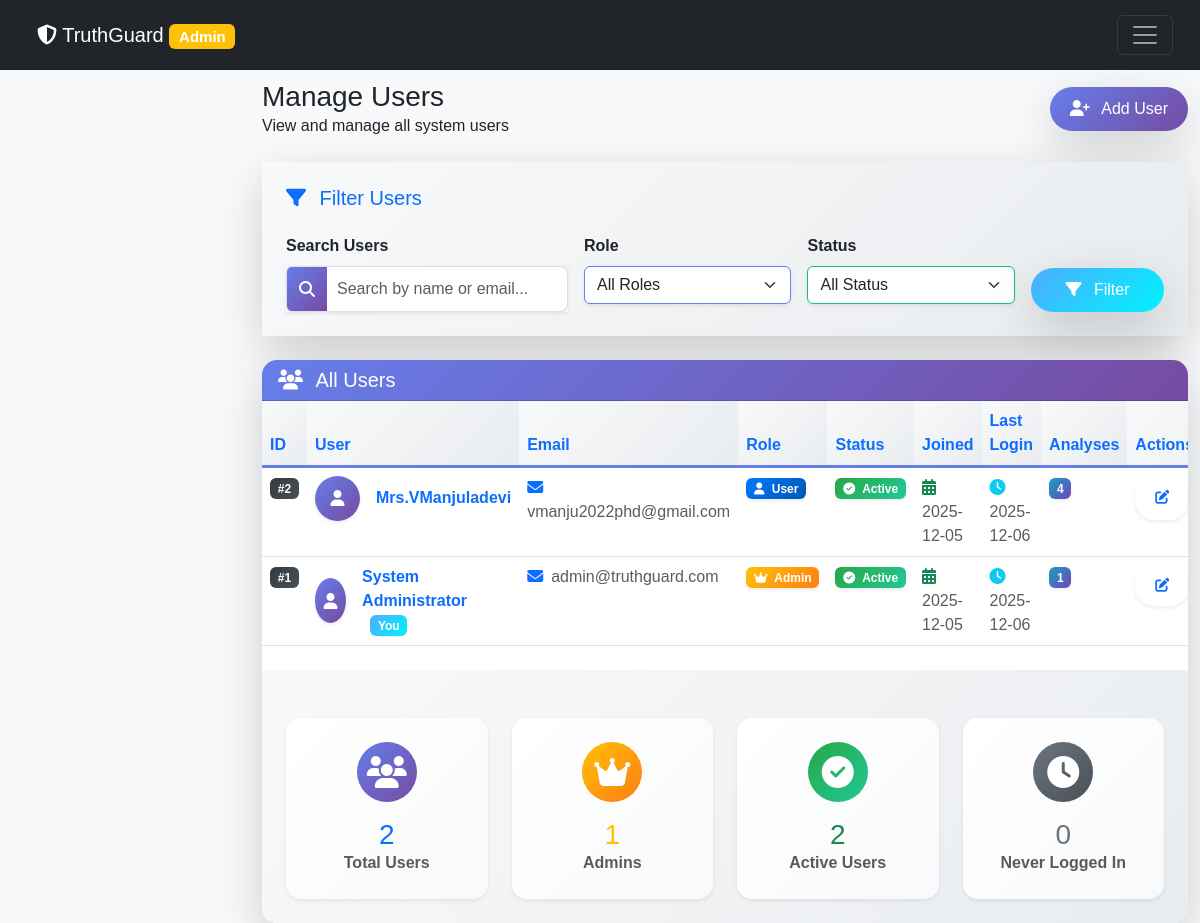
Before: /admin/users (signed in) with the older database file.
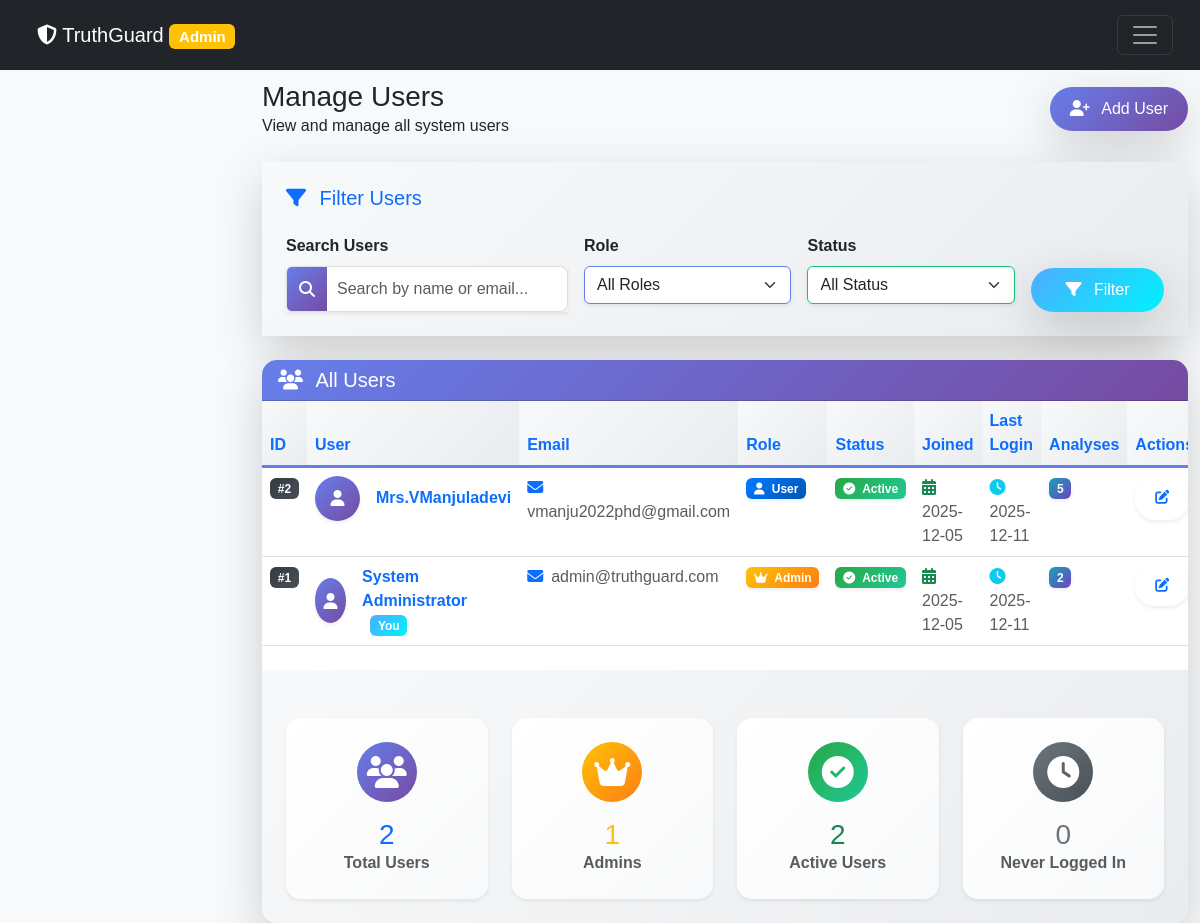
After: the same page with the newer database file.
### app.py (models this page shows)
class User(UserMixin, db.Model):
    __tablename__ = 'user'
    id = db.Column(db.Integer, primary_key=True)
    email = db.Column(db.String(120), unique=True, nullable=False)
    password = db.Column(db.String(200), nullable=False)
    name = db.Column(db.String(100), nullable=False)
    avatar = db.Column(db.String(200), default='default.png')
    role = db.Column(db.String(20), default='user')
    is_active = db.Column(db.Boolean, default=True)
    created_at = db.Column(db.DateTime, default=lambda: datetime.now(timezone.utc))
    last_login = db.Column(db.DateTime)
    analyses = db.relationship('Analysis', backref='author', lazy=True, cascade='all, delete-orphan')
    chat_history = db.relationship('ChatHistory', backref='author', lazy=True, cascade='all, delete-orphan')

### app.py (the view)
@app.route('/admin/users')
@login_required
@admin_required
def admin_users():
    users = User.query.order_by(User.created_at.desc()).all()
    return render_template('admin/users.html', users=users)

### app.py (called while the page is built)
@login_manager.user_loader
def load_user(user_id):
    try:
        return db.session.get(User, int(user_id))
    except Exception:
        return None

def admin_required(f):
    @wraps(f)
    def decorated_function(*args, **kwargs):
        if not current_user.is_authenticated or current_user.role != 'admin':
            flash('Access denied. Admin privileges required.', 'danger')
            return redirect(url_for('dashboard'))
        return f(*args, **kwargs)
    return decorated_function

### templates/admin/users.html (shortened to what the changed rows need)
{% extends "admin/base.html" %}
{% block page_title %}Manage Users{% endblock %}
{% block admin_content %}
<div class="card border-0 shadow-lg" style="border-radius: 15px; overflow: hidden;">
    <div class="card-body p-0">
        {% if users %}
        <div class="table-responsive">
            <table class="table table-hover mb-0">
                <thead style="background: linear-gradient(135deg, #f8f9fa 0%, #e9ecef 100%);">
                    <tr>
                        <th class="text-primary">ID</th>
                        <th class="text-primary">User</th>
                        <th class="text-primary">Email</th>
                        <th class="text-primary">Role</th>
                        <th class="text-primary">Status</th>
                        <th class="text-primary">Joined</th>
                        <th class="text-primary">Last Login</th>
                        <th class="text-primary">Analyses</th>
                        <th class="text-primary">Actions</th>
                    </tr>
                </thead>
                <tbody>
                    {% for user in users %}
                    <tr class="user-row" style="transition: all 0.3s ease;">
                        <td>
                            <span class="badge bg-dark" style="background: linear-gradient(135deg, #343a40 0%, #495057 100%);">
                                #{{ user.id }}
                            </span>
                        </td>
                        <td>
                            <div class="d-flex align-items-center">
                                <div class="avatar-sm rounded-circle d-flex align-items-center justify-content-center me-3 shadow-sm"
                                     style="background: linear-gradient(135deg, #667eea 0%, #764ba2 100%); width: 45px; height: 45px;">
                                    <i class="fas fa-user text-white"></i>
                                </div>
                                <div>
                                    <strong class="text-primary">{{ user.name }}</strong>
                                    {% if user.id == current_user.id %}
                                    <span class="badge bg-info ms-2" style="background: linear-gradient(135deg, #4facfe 0%, #00f2fe 100%);">
                                        You
                                    </span>
                                    {% endif %}
                                </div>
                            </div>
                        </td>
                        <td>
                            <span class="text-muted"><i class="fas fa-envelope me-2 text-primary"></i>{{ user.email }}</span>
                        </td>
                        <td>
                            <span class="badge shadow-sm"
                                  style="background: linear-gradient(135deg, {% if user.role == 'admin' %}#ffc107{% else %}#007bff{% endif %} 0%, {% if user.role == 'admin' %}#fd7e14{% else %}#0056b3{% endif %} 100%); color: white; font-weight: 600;">
                                <i class="fas {% if user.role == 'admin' %}fa-crown{% else %}fa-user{% endif %} me-1"></i>
                                {{ user.role|title }}
                            </span>
                        </td>
                        <td>
                            {% if user.is_active %}
                            <span class="badge shadow-sm" style="background: linear-gradient(135deg, #28a745 0%, #20c997 100%); color: white; font-weight: 600;">
                                <i class="fas fa-check-circle me-1"></i> Active
                            </span>
                            {% else %}
                            <span class="badge shadow-sm" style="background: linear-gradient(135deg, #dc3545 0%, #e83e8c 100%); color: white; font-weight: 600;">
                                <i class="fas fa-ban me-1"></i> Inactive
                            </span>
                            {% endif %}
                        </td>
                        <td>
                            <span class="text-muted">
                                <i class="fas fa-calendar-alt me-2 text-success"></i>
                                {{ user.created_at.strftime('%Y-%m-%d') }}
                            </span>
                        </td>
                        <td>
                            {% if user.last_login %}
                            <span class="text-muted">
                                <i class="fas fa-clock me-2 text-info"></i>
                                {{ user.last_login.strftime('%Y-%m-%d') }}
                            </span>
                            {% else %}
                            <span class="text-muted">
                                <i class="fas fa-clock me-2 text-secondary"></i> Never
                            </span>
                            {% endif %}
                        </td>
                        <td>
                            <span class="badge shadow-sm"
                                  style="background: linear-gradient(135deg, #17a2b8 0%, #6f42c1 100%); color: white; font-weight: 600;">
                                {{ user.analyses|length }}
                            </span>
                        </td>
                        <td>
                            <div class="btn-group btn-group-sm">
                                <button class="btn btn-outline-primary shadow-sm edit-btn" data-bs-toggle="modal"
                                        data-bs-target="#editUserModal{{ user.id }}" style="border-radius: 20px;">
                                    <i class="fas fa-edit"></i>
                                </button>
                            </div>
                        </td>
                    </tr>
                    {% endfor %}
                </tbody>
            </table>
        </div>
        {% endif %}
    </div>
</div>
{% endblock %}

Changed rows visible on the page:
changed User "Mrs.VManjuladevi": last_login "2025-12-06" → "2025-12-11"; analyses|length "4" → "5"
changed User "System Administrator": last_login "2025-12-06" → "2025-12-11"; analyses|length "1" → "2"
